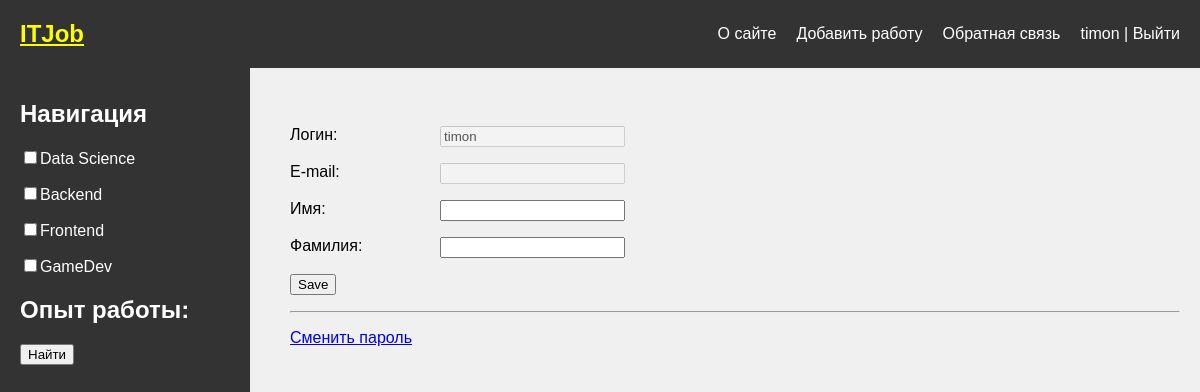
Before: /users/profile/ (signed in) with the older database file.
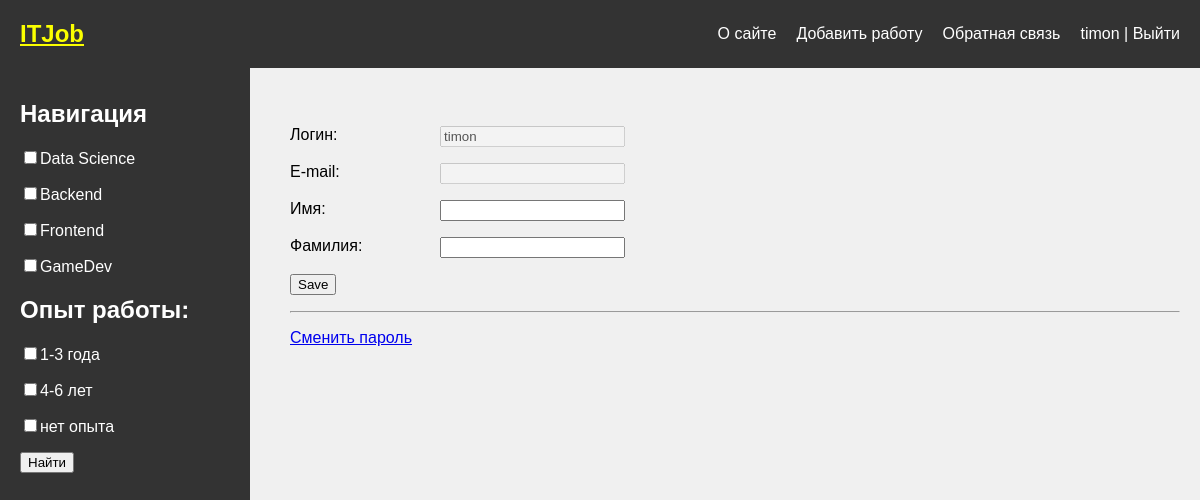
After: the same page with the newer database file.
### vacancies/models.py (models this page shows, shortened)
class Specification(models.Model):
    name = models.CharField(max_length=100,db_index=True)
    slug = models.SlugField(max_length=100)

class Experience(models.Model):
    exp=models.CharField(max_length=100)
    slug=models.SlugField(max_length=100)

### users/views.py (the view, shortened to what this page needs)
# urls.py: path('profile/',views.ProfileUser.as_view(),name='profile'),
class ProfileUser(LoginRequiredMixin,UpdateView):
    model = get_user_model()
    form_class=ProfileUserForm
    template_name='users/profile.html'
    extra_context = {'title': "Профиль пользователя"}
    def get_object(self,queryset = None):
        return self.request.user

### users/forms.py
class ProfileUserForm(forms.ModelForm):
    username=forms.CharField(disabled=True,label='Логин',widget=forms.TextInput(attrs={'class': 'form-input'}))
    email = forms.CharField(disabled=True, label='E-mail', widget=forms.TextInput(attrs={'class': 'form-input'}))
    class Meta:
        model=get_user_model()
        fields=['username','email','first_name','last_name']
        labels={
            'first_name':'Имя',
            'last_name':'Фамилия',
            }
        widgets={
            'first_name': forms.TextInput(attrs={'class': 'form-input'}),
            'last_name': forms.TextInput(attrs={'class': 'form-input'}),
            }

### users/context_processors.py (called while the page is built)
def get_main_context(request):
    return {'mainmenu':menu}

### vacancies/templatetags/vacancies_tags.py (called while the page is built)
@register.inclusion_tag('vacancies/list_categories.html')
def show_categories():
    cats = Specification.objects.all()
    exp = Experience.objects.all()
    return {'cats':cats, 'exp': exp}

@register.simple_tag()
def get_menu():
    return menu

### users/templates/users/profile.html (shortened to what this page needs)
{%extends 'base.html'%}
{%block content%}
{%for f in form%}
<p><label class="form-label" for="{{f.id_for_label}}">{{f.label}}: </label>{{f}}</p>
{%endfor%}
<p><button type="submit">Save</button></p>
<hr>
<p><a href="{%url 'users:password_change'%}">Сменить пароль</a></p>
{%endblock%}

### templates/base.html (shortened to what this page needs)
{% load static %}
{%load vacancies_tags%}
<!DOCTYPE html>
<html lang="ru">
<head>
    <link rel="stylesheet" href="{% static 'vacancies/css/style.css'%}"/>
</head>
<body>
{%block mainmenu %}
<div class="header">
<h1><a class="ITJob" href="{%url 'home' %}">ITJob</a></h1>
<nav>
        <ul>
            {%for m in mainmenu%}
            <li><a href="{% url m.url_name%}">{{m.title}}</a></li>
            {%endfor%}
            {%if user.is_authenticated%}
            <li class="last"> <a href="{% url 'users:profile' %}">{{user.username}}</a> | <a href="{% url 'users:logout' %}">Выйти</a></li>
            {%else%}
            <li class="last"><a href="{%url 'users:login'%}">Войти </a>| <a href="{% url 'users:register'%}">Регистрация</a></li>
            {%endif%}
        </ul>
</nav>
</div>
{%endblock%}
<div class="sidebar">
    <h2>Навигация</h2>
    <ul>
        {%show_categories %}
    </ul>
</div>
<div class="main-content">
</div>
<div class="content">
    {%block content%}
    {%endblock%}
</div>
<div class="content">
</div>
</body>
</html>

### vacancies/templates/vacancies/list_categories.html (shortened to what this page needs)
<form action="{% url 'sorting' %}" method="post">
    {%for c in cats %}
    <input type="checkbox" name="checkbox_{{c.id}}"><label for= 'id_{{c.id}}'>{{c.name}}</label> <p></p>
    {%endfor%}
    <h2>Опыт работы:</h2>
    {%for c in exp %}
    <input type="checkbox" name="tags_{{c.id}}"><label for= 'id_{{c.id}}'>{{c.exp}}</label> <p></p>
    {%endfor%}
    <p>
    <button type="submit" name="action">Найти</button></p>
</form>

### vacancies/static/vacancies/css/style.css (style rules this page uses)
body { font-family: Arial, sans-serif; background-color: #f0f0f0; margin: 0; padding: 0; display: flex; flex-direction: column; }
.header { background-color: #333; color: white; width: 100%; padding: 20px; box-sizing: border-box; position: fixed; top: 0; left: 0; z-index: 1000; display: flex; justify-content: space-between; align-items: center; }
.header h1 { font-size: 1.5em; margin: 0; }
.header nav ul { list-style-type: none; margin: 0; padding: 0; display: flex; }
.header nav ul li { margin-left: 20px; }
.header nav ul li a { color: white; text-decoration: none; }
.sidebar { background-color: #333; color: white; width: 250px; padding: 20px; box-sizing: border-box; position: fixed; top: 60px; left: 0; height: calc(100vh); }
.sidebar h2 { font-size: 1.5em; margin-bottom: 20px; }
.sidebar ul { list-style-type: none; padding: 0; }
.main-content { margin-left: 270px; margin-top: 50px; padding: 20px; box-sizing: border-box; width: calc(100% - 270px); }
.content { margin-left: 270px; margin-top: 0; padding: 20px; box-sizing: border-box; width: calc(100% - 270px); }
.form-label { display: inline-block; min-width: 150px; vertical-align: top; }
.ITJob { color: #fbff00; }

Changed rows visible on the page:
added Experience: exp "1-3 года"
added Experience: exp "4-6 лет"
added Experience: exp "нет опыта"
